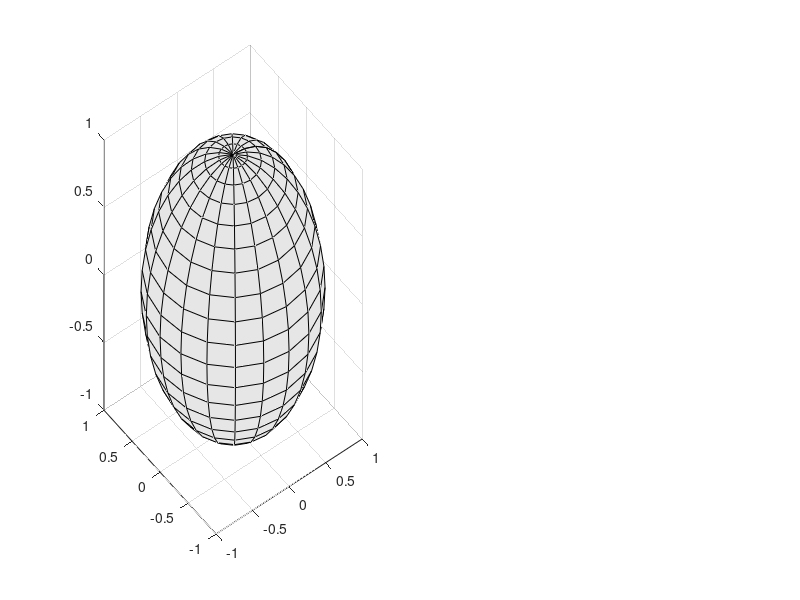

This chart was generated by the following MATLAB code: (Note: this script raises an error after producing the figure.)
function osn_pdf()
% PDF - probability distribudion function
t=tic;
global SPHERE_RADIUS D_THETA D_PHI ETTA D_T
N = 200;
c1_const = 0.0001;
SPHERE_RADIUS = 1.0;
D_THETA = c1_const*pi/180;
D_PHI = c1_const*pi/180;
D_T = .04*N^(-2);
ETTA = 1;

[particles, duplicates] = GeneratePoints(N);
h = MySphere(SPHERE_RADIUS,0,0,0);
h = VisualizePoints([particles duplicates],h);

for iter = 1:10000
    % Find potentials for each particle and duplicate
    maxVelocity = 0;
    sumPsi = 0;
    for k = 1:N
        % Current objects:
        particle = particles(k);
        duplicate = duplicates(k);
        
        % For the "other objects" choose all objects except the particle and
        % the duplicate number "k"
        otherIndices = ones(1,N);
        otherIndices(k) = 0;
        otherIndices = logical(otherIndices);
        otherObjects = [particles(otherIndices) duplicates(otherIndices)];
        
        %
        [particles(k).velocity, sumPsi1] = FindVelocity(particle, otherObjects);
        [duplicates(k).velocity, sumPsi2] = FindVelocity(duplicate, otherObjects);
        
        sumPsi = sumPsi + sumPsi1 + sumPsi2;        
        v2 = particles(k).velocity.theta.^2 + particles(k).velocity.phi.^2;
        maxVelocity = max([v2 maxVelocity]);
    end
   
    if maxVelocity < 3e-4
        D_T = .04*N^(-2)*(maxVelocity/3e-4)^(-1/2);
    end
    
    if maxVelocity < 3e-10
        break;
    end
    
    % Move each object according to its velocity
    for k = 1:N
       particles(k) = MoveObject(particles(k));
       duplicates(k) = MoveObject(duplicates(k));
    end
    
    if rem(iter,1) == 0
        h = VisualizePoints([particles duplicates], h);
        pause(0.01);
    end
    
    if rem(iter,1) == 0
        disp([...
            'iter: ' num2str(iter) ...
            ', maxVelocity: ' num2str(maxVelocity) ...
            ', sumPsi: ' num2str(sumPsi)]);
    end
    
    if rem(iter,1) == 0
        SaveData(particles);
    end
end
tt = toc(t);
disp(tt);
SaveData(particles);

end

function SaveData(points)
aTheta = [];
aPhi = [];
aX = [];
aY = [];
aZ = [];
for k = 1:length(points)
   aTheta(k) = points(k).theta;
   aPhi(k) = points(k).phi;
   [aX(k), aY(k), aZ(k)] = Sph2Cart(1, aTheta(k), aPhi(k));
end
dlmwrite('200_anis_x_y_z.txt', [aX' aY' aZ'],'delimiter','\t');
save 'osn_pdf_output';
end

function obj = MoveObject(obj)
    v = obj.velocity;
    obj.phi = obj.phi + v.phi;
    obj.theta = obj.theta + v.theta;
end

function [velocity, sumPsi] = FindVelocity(object, otherObjects)
global D_THETA D_PHI ETTA D_T 
N = length(otherObjects);
th1 = object.theta;
ph1 = object.phi;
velocity.theta = 0;
velocity.phi = 0;
sumPsi = 0;
for k = 1:N
    th2 = otherObjects(k).theta;
    ph2 = otherObjects(k).phi;
    
    psiUnmoved = PSI(th1,ph1,th2,ph2);
    
    dPsidTheta = - (D_T/ETTA).*(1/D_THETA).*(PSI(th1+D_THETA,ph1,th2,ph2) - psiUnmoved);
    velocity.theta = velocity.theta + dPsidTheta;
    
    dPsidPhi = - (D_T/ETTA).*(1/D_PHI).*(PSI(th1,ph1+D_PHI,th2,ph2)-psiUnmoved);    
    velocity.phi = velocity.phi + dPsidPhi;
    
    sumPsi = sumPsi + psiUnmoved;
end
end

function psi = PSI(thetai,phii,thetaj,phij)
myu=[0;0;1];
k=2;
ri=[sin(thetai).*cos(phii);sin(thetai).*sin(phii);cos(thetai)];
rj=[sin(thetaj).*cos(phij);sin(thetaj).*sin(phij);cos(thetaj)];
rij=norm(ri-rj);
%psi=1/(rij^2);
%psi=1/(rij^2)/sqrt(Mises_Fisher(k,myu,ri))/sqrt(Mises_Fisher(k,myu,rj));
%psi=1/(rij^2)/sqrt(Valee_Poussin(k,myu,ri))/sqrt(Valee_Poussin(k,myu,rj));
psi=1/(rij^2)/sqrt(PDF_Matrix(ri))/sqrt(PDF_Matrix(rj));
end

function [particles, duplicates] = GeneratePoints(N)
for k = 1:N
    theta = pi * rand();
    phi = 2.0 * pi * rand();  
    
    [thetad, phid] = GetMirrored(theta,phi);
    
    particles(k) = struct('theta', theta, 'phi', phi, 'velocity', 0.0, 'isDuplicate', 0);
    duplicates(k) = struct('theta', thetad, 'phi', phid, 'velocity', 0.0, 'isDuplicate', 1);
end  
end

function [theta_mirrored, phi_mirrored] = GetMirrored(theta, phi)
    if(theta >= 0 && theta < pi/2)
        theta_mirrored = -theta + pi;
    elseif(theta >= pi/2 && theta < pi)
        d = pi-theta;
        theta_mirrored = theta - pi + d * 2;
    end
    if(phi <= pi && phi > 0)
        phi_mirrored = phi + pi;
    elseif(phi >= pi && phi < 2 * pi)
        phi_mirrored = phi - pi;
    end
end



function D = GenerateDistribution(N)
sigma = 0.05;
myu = 0;
x = linspace(0, 1, N );
D = NormalDistribution(x, myu, sigma);
D = D / max( D );
end

function D = NormalDistribution(x, myu, sigma)
D = 1./sigma./sqrt(2*pi)*exp(-(x-myu).^2/2./sigma.^2);
end


function handle = VisualizePoints(points,handle)
delete(handle.scatter);
hold on;
N = length(points);
X = [];
Y = [];
Z = [];
Xd = [];
Yd = [];
Zd = [];
for k = 1:N
    [x,y,z] = Sph2Cart(1,points(k).theta,points(k).phi);
    
    if ~points(k).isDuplicate
        X = [X x];
        Y = [Y y];
        Z = [Z z];
    else
        Xd = [Xd x];
        Yd = [Yd y];
        Zd = [Zd z];
    end
end
subplot(handle.subplot(1));
handle.scatter(1) = scatter3(X,Y,Z,30,[0 0 1],'filled');
handle.scatter(2) = scatter3(Xd,Yd,Zd,30,[1 0 0],'filled');
end
function handles = MySphere(R,x,y,z)
handles.fig = figure(20200225);
handles.subplot(1) = subplot(1,2,1);
[x,y,z]=sphere;
handles.sphere = surf(x,y,z);
colormap([0.9  0.9 0.9]);
hold on;
handles.scatter(1) = scatter3(0,0,0,30,[0 0 1],'filled');
handles.scatter(2) = scatter3(0,0,0,30,[1 0 0],'filled');
end